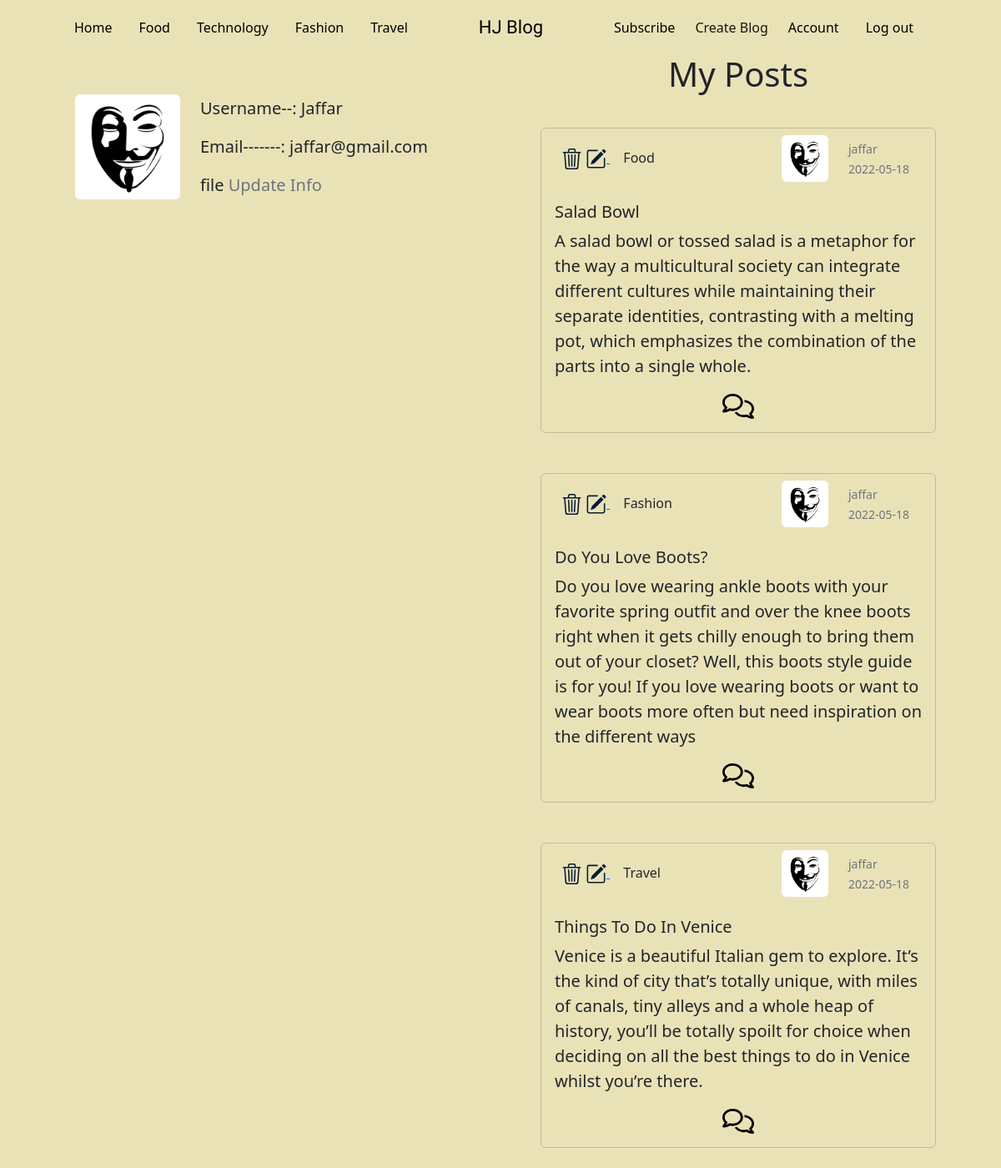
Page /account (signed in) on the committed database.
### app/models.py (models this page shows, shortened)
class User(db.Model,UserMixin):
  id=db.Column(db.Integer,primary_key=True)
  username=db.Column(db.String,nullable=False,unique=True)
  email=db.Column(db.String,nullable=False,unique=True)
  password=db.Column(db.String,nullable=False)
  image_file=db.Column(db.String(20),nullable=False,default='default.png')
  post = db.relationship('Posts', backref='author', lazy=True)

class Posts(db.Model):
  id=db.Column(db.Integer,primary_key=True)
  title=db.Column(db.String,nullable=False)
  description=db.Column(db.String,nullable=False)
  content=db.Column(db.String,nullable=False)
  blog_image=db.Column(db.String,nullable=False,)
  category= db.Column(db.String,nullable=False)
  date_created = db.Column(db.DateTime, nullable=False, default=datetime.utcnow)
  user_id = db.Column(db.Integer, db.ForeignKey('user.id'), nullable=False)
  comments = db.relationship('Comments',backref = 'posts',passive_deletes = True)

### app/users/routes.py (the view)
@users.route('/account',methods=['POST', 'GET'])
@login_required
def account():
    post= Posts.query.filter_by(user_id=current_user.id)
    form=UpdateAccountForm()
    if form.validate_on_submit():
        if form.picture.data:
            picture=save_picture(form.picture.data)
            current_user.profile=picture
        current_user.username=form.username.data
        current_user.email=form.email.data
        db.session.commit()
        flash('Your Account Has been updated!','success')
        return redirect(url_for('users.account'))
    elif request.method == 'GET':
        form.username.data=current_user.username
        form.email.data=current_user.email
    image_file= url_for('static',filename='profiles/'+current_user.image_file)
    return render_template('account.html', title='Account',image_file=image_file,form=form,post=post )

### app/models.py (called while the page is built)
@login_manager.user_loader
def login_manager(user_id):
  return User.query.get(int(user_id))

### app/templates/account.html (shortened to what this page needs)
{% extends 'layout.html' %}
{% block body %}
{% from 'bootstrap5/form.html' import render_form %}
<div class="container">
  <div class="row">
    <div class="col-md-6">
      <div class="container-fluid row p-5">
        <div class="col-md-4">
          <img src="{{image_file}}" class="img-thumbnail img-fluid border border-white" alt="Profile picture">
        </div>
        <div class="col-md-8 mx-auto mt-auto mb-auto  lead">
          <p>Username--: {{ current_user.username.title() }}</p>
          <p>Email-------: {{ current_user.email }}</p>
          file
          <a data-bs-toggle="collapse" href="#coll" class="text-decoration-none text-muted">Update Info</a>
        </div>
      </div>
    </div>
    <div class="col-md-6">
      <p class="display-6 text-center">
        My Posts
      </p>
      <div class="container-fluid d-flex flex-wrap flex-row justify-content-center">
        {% for post in post %}
        <div class=" pitches card  m-4">
          <div class="row  p-2">
            <div class="col-md-7 mx-auto mt-auto mb-auto">
              {% if current_user.id == post.author.id %}
              <div class="d-inline mx-3">
                <a href="{{url_for('posts.post_delete',postid=post.id)}}"></a>
                <a href="{{url_for('posts.post_edit',postid=post.id)}}">
                </a>
              </div>
              {% endif %}
              <p class="d-inline">{{post.category}}</p>
            </div>
            <div class="col-md-2">
              <img src="{{url_for('static', filename='/profiles/'+post.author.image_file)}}"
                class="img-thumbnail img-fluid border border-white" alt="Profile picture">
            </div>
            <div class="col-md-3 mx-auto mt-auto mb-auto text-muted">
              <small>{{post.author.username}}</small>
              <br>
              <small>{{post.date_created.strftime('%Y-%m-%d')}}</small>
            </div>
          </div>
          <div class="card-body">
            <h5 class="card-title">{{post.title}}</h5>
            <p class="card-text lead">{{post.description}}</p>
            <div class="d-flex justify-content-around">
              <a data-bs-toggle="collapse" href="#comments{{post.id}}" class="lead text-decoration-none">
                <img src="{{url_for('static',filename='/assets/comment.svg')}}" height="30" alt="">
              </a>
            </div>
          </div>
        </div>
        {% endfor %}
      </div>
    </div>
  </div>
</div>
{%endblock%}

### app/templates/layout.html (shortened to what this page needs)
<!DOCTYPE html>
<html lang="en">
<head>
  <link href="https://cdn.jsdelivr.net/npm/bootstrap@5.2.0-beta1/dist/css/bootstrap.min.css" rel="stylesheet"
>
  <link rel="stylesheet" href="{{url_for('static',filename='main.css')}}">
</head>
<body>
  {% block navbar %}
    {% if request.url_rule.endpoint != 'users.register' and request.url_rule.endpoint != 'users.login' %}
    {% include 'nav.html' %}
  {% endif %}
  {% endblock %}
  {% block body %}
  {% endblock %}
</body>
</html>

### app/templates/nav.html (shortened to what this page needs)
<nav class="navbar navbar-expand-lg">
    <div class="container-fluid">
        <div class="collapse navbar-collapse" id="navbarSupportedContent">
            <ul class="navbar-nav me-auto mb-2 mb-lg-0 mx-auto">
                <li class="nav-item mx-2">
                    <a class="nav-link active  text-black" aria-current="page" href="/">Home</a>
                </li>
                <li class="nav-item mx-2">
                    <a class="nav-link text-black" href="{{url_for('posts.categories',category='Food')}}">Food</a>
                </li>
                <li class="nav-item mx-2">
                    <a class="nav-link text-black"
                        href="{{url_for('posts.categories',category='Technology')}}">Technology</a>
                </li>
                <li class="nav-item mx-2">
                    <a class="nav-link text-black" href="{{url_for('posts.categories',category='Fashion')}}">Fashion</a>
                </li>
                <li class="nav-item mx-2">
                    <a class="nav-link text-black" href="{{url_for('posts.categories',category='Travel')}}">Travel</a>
                </li>
            </ul>
            <ul class="navbar-nav">
                <li class="nav-item list-unstyled ">
                    <a class="nav-link text-black brand">HJ Blog</a>
                </li>
            </ul>
            <ul class="navbar-nav me-auto mb-2 mb-lg-0 mx-auto ">
                <li class="nav-item mx-2">
                    <a class="nav-link text-black" href="{{url_for('users.subscribe')}}">Subscribe</a>
                </li>
                {% if current_user.is_authenticated %}
                <li class="nav-item">
                    <a class="nav-link active " href="{{url_for('posts.create')}}">Create Blog</a>
                </li>
                <li class="nav-item mx-2">
                    <a class="nav-link text-black" href="{{url_for('users.account')}}">Account</a>
                </li>
                <li class="nav-item mx-2">
                    <a class="nav-link text-black" href="{{url_for('users.logout')}}">Log out</a>
                </li>
                {% endif %}
            </ul>
        </div>
    </div>
</nav>

### app/static/main.css (style rules this page uses)
* { margin: 0; padding: 0; box-sizing: border-box; }
body { background-color:#EAE2B7 ; }
.card { background-color: transparent; }
.brand { font-family: 'Sacramento'; font-size:22px }

### rows in the picture
User: username "Jaffar", email "jaffar@gmail.com"
Posts: category "Food", image_file (placeholder picture), author.username "jaffar", date_created "2022-05-18", title "Salad Bowl", description "A salad bowl or tossed salad is a metaphor for the way a multicultural society can integrate different cultures while maintaining their separate identities, contrasting with a melting pot, which emphasizes the combination of the parts into a single whole."
Posts: category "Fashion", image_file (placeholder picture), author.username "jaffar", date_created "2022-05-18", title "Do You Love Boots?", description "Do you love wearing ankle boots with your favorite spring outfit and over the knee boots right when it gets chilly enough to bring them out of your closet? Well, this boots style guide is for you! If you love wearing boots or want to wear boots more often but need inspiration on the different ways"
Posts: category "Travel", image_file (placeholder picture), author.username "jaffar", date_created "2022-05-18", title "Things To Do In Venice", description "Venice is a beautiful Italian gem to explore. It’s the kind of city that’s totally unique, with miles of canals, tiny alleys and a whole heap of history, you’ll be totally spoilt for choice when deciding on all the best things to do in Venice whilst you’re there."
